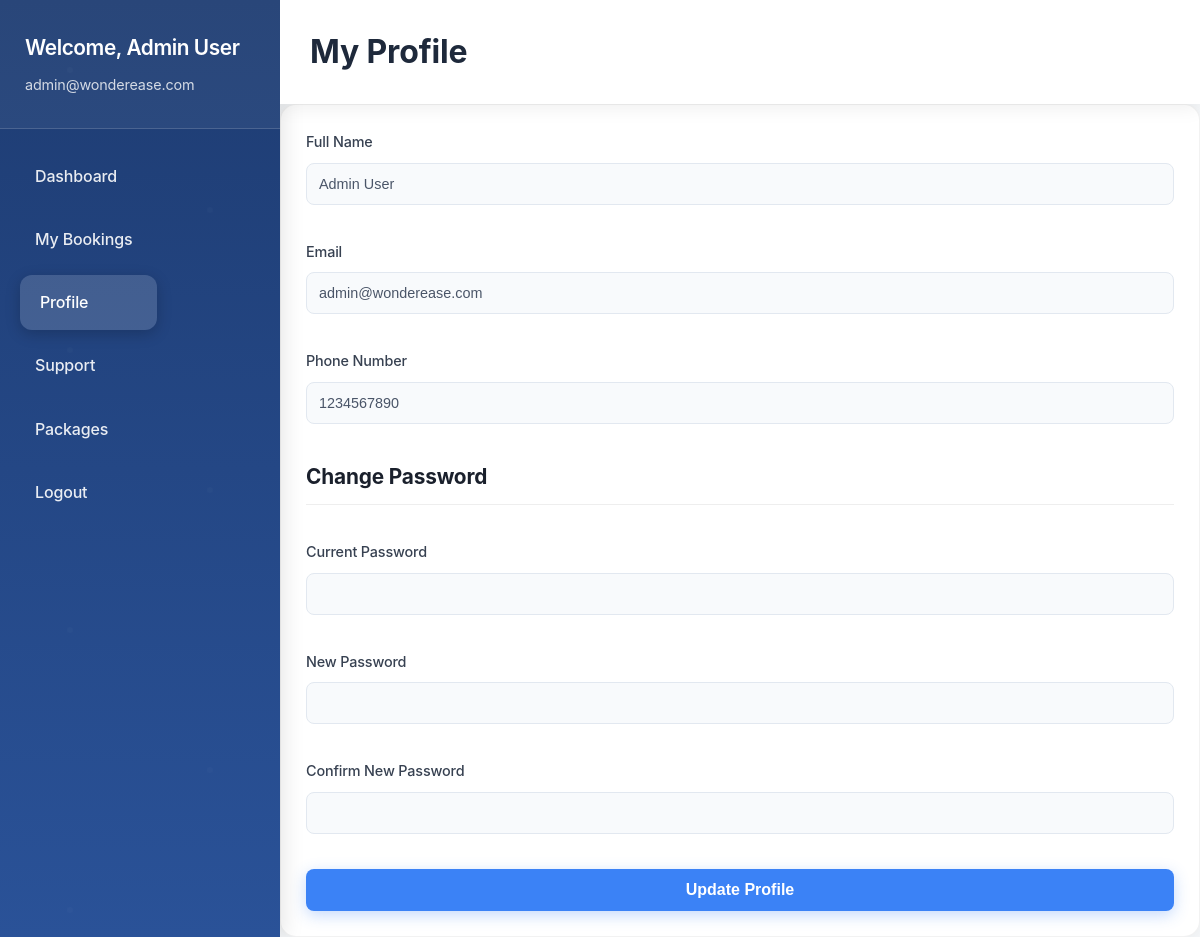
Screenshot of /user/profile.php (signed in) with the database file from the repository.
### tables this page shows
CREATE TABLE IF NOT EXISTS users (
    id INT PRIMARY KEY AUTO_INCREMENT,
    name VARCHAR(100) NOT NULL,
    email VARCHAR(100) NOT NULL UNIQUE,
    phone VARCHAR(20) NOT NULL,
    password VARCHAR(255) NOT NULL,
    role ENUM('user', 'admin', 'staff') DEFAULT 'user',
    created_at TIMESTAMP DEFAULT CURRENT_TIMESTAMP,
    updated_at TIMESTAMP DEFAULT CURRENT_TIMESTAMP ON UPDATE CURRENT_TIMESTAMP
);

### includes/auth.php (called while the page is built, shortened)
<?php
function getCurrentUser()
{
    $conn = getDBConnection();
    $stmt = $conn->prepare("SELECT id, name, email, phone, role FROM users WHERE id = ?");
    $stmt->execute([$_SESSION['user_id']]);
    return $stmt->fetch(PDO::FETCH_ASSOC);
}

### user/profile.php (the view, shortened to what this page needs)
<?php
require_once '../includes/auth.php';
$user = getCurrentUser();
?>
<!DOCTYPE html>
<html lang="en">
<head>
    <link rel="stylesheet" href="../assets/css/style.css">
    <link rel="stylesheet" href="../assets/css/dashboard.css">
</head>
<body>
    <div class="dashboard-container">
        <div class="sidebar">
            <div class="user-info">
                <h3>Welcome, <?php echo htmlspecialchars($user['name']); ?></h3>
                <p><?php echo htmlspecialchars($user['email']); ?></p>
            </div>
            <nav>
                <ul>
                    <li><a href="dashboard.php">Dashboard</a></li>
                    <li><a href="bookings.php">My Bookings</a></li>
                    <li><a href="profile.php" class="active">Profile</a></li>
                    <li><a href="support.php">Support</a></li>
                    <li><a href="packages.php">Packages</a></li>
                    <li><a href="../auth/logout.php">Logout</a></li>
                </ul>
            </nav>
        </div>
        <div class="main-content">
            <header>
                <h1>My Profile</h1>
            </header>
            <section class="profile-section">
                <form method="POST" class="profile-form">
                    <div class="form-group">
                        <label for="name">Full Name</label>
                        <input type="text" id="name" name="name" value="<?php echo htmlspecialchars($user['name']); ?>" required>
                    </div>
                    <div class="form-group">
                        <label for="email">Email</label>
                        <input type="email" id="email" name="email" value="<?php echo htmlspecialchars($user['email']); ?>" required>
                    </div>
                    <div class="form-group">
                        <label for="phone">Phone Number</label>
                        <input type="tel" id="phone" name="phone" value="<?php echo htmlspecialchars($user['phone'] ?? ''); ?>">
                    </div>
                    <h3>Change Password</h3>
                    <div class="form-group">
                        <label for="current_password">Current Password</label>
                        <input type="password" id="current_password" name="current_password">
                    </div>
                    <div class="form-group">
                        <label for="new_password">New Password</label>
                        <input type="password" id="new_password" name="new_password">
                    </div>
                    <div class="form-group">
                        <label for="confirm_password">Confirm New Password</label>
                        <input type="password" id="confirm_password" name="confirm_password">
                    </div>
                    <button type="submit" class="btn btn-primary">Update Profile</button>
                </form>
            </section>
        </div>
    </div>
</body>
</html>

### assets/css/style.css (style rules this page uses)
* { margin: 0; padding: 0; box-sizing: border-box; }
:root { --primary: #3b82f6; --primary-dark: #2563eb; --primary-light: #dbeafe; --secondary: #f59e0b; --secondary-dark: #d97706; --secondary-light: #fef3c7; --accent: #10b981; --accent-dark: #059669; --dark: #1e293b; --light: #f8fafc; --white: #ffffff; --gray: #f1f5f9; --gray-dark: #64748b; --shadow: 0 10px 30px -5px rgba(0, 0, 0, 0.1); --shadow-sm: 0 4px 6px -1px rgba(0, 0, 0, 0.1); --shadow-lg: 0 20px 25px -5px rgba(0, 0, 0, 0.1), 0 10px 10px -5px rgba(0, 0, 0, 0.04); --transition: all 0.3s cubic-bezier(0.4, 0, 0.2, 1); --border-radius: 12px; --border-radius-sm: 8px; --border-radius-lg: 16px; }
body { font-family: 'Inter', 'Segoe UI', Tahoma, Geneva, Verdana, sans-serif; line-height: 1.7; background-color: var(--light); color: var(--dark); background-image: linear-gradient(to bottom, #f8fafc, #e2e8f0); min-height: 100vh; font-size: 16px; letter-spacing: -0.01em; }
header { background-color: var(--white); box-shadow: 0 4px 20px rgba(0, 0, 0, 0.05); position: sticky; top: 0; z-index: 1000; padding: 0; backdrop-filter: blur(10px); -webkit-backdrop-filter: blur(10px); background-color: rgba(255, 255, 255, 0.95); }
nav { display: flex; justify-content: space-between; align-items: center; padding: 1.2rem 0; }
.form-group { margin-bottom: 25px; }
.form-group label { display: block; margin-bottom: 10px; color: var(--dark); font-weight: 600; font-size: 0.95rem; }
.form-group input { width: 100%; padding: 14px 18px; border: 2px solid #e2e8f0; border-radius: var(--border-radius-sm); font-size: 16px; transition: all 0.3s ease; background-color: #f8fafc; }
.btn { display: inline-block; padding: 14px 28px; border: none; border-radius: var(--border-radius-sm); cursor: pointer; font-size: 16px; font-weight: 600; text-decoration: none; transition: all 0.3s ease; text-align: center; position: relative; overflow: hidden; z-index: 1; }
.btn::after { content: ""; position: absolute; bottom: 0; left: 0; width: 100%; height: 100%; background-color: rgba(255, 255, 255, 0.2); transform: scaleX(0); transform-origin: right; transition: transform 0.5s ease; z-index: -1; }
.btn-primary { background: linear-gradient(135deg, var(--primary), var(--primary-dark)); color: var(--white); box-shadow: 0 4px 15px rgba(59, 130, 246, 0.3); }
html { scroll-behavior: smooth; }
.form-group { margin-bottom: 20px; }
.form-group label { display: block; margin-bottom: 8px; font-weight: 500; }
.form-group input, .form-group select { width: 100%; padding: 10px; border: 1px solid #ced4da; border-radius: 4px; font-size: 1rem; }
.btn { display: inline-block; padding: 8px 16px; border-radius: 4px; text-decoration: none; font-weight: 500; cursor: pointer; border: none; transition: background-color 0.3s; }
.btn-primary { background-color: #007bff; color: white; }

### rows the page displays
users: name "Admin User", email "admin@wonderease.com", phone "1234567890"
